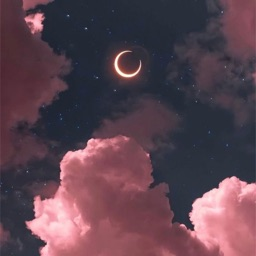
#> input picture image1.jpg, 256 x 256 px
$ python dsp.py
#> lines starting #> are read from the running program, lines starting #| are printed output that depends on the picture
import numpy as np
from PIL import Image

class Steganography:
    def steganography():
        img1 = Image.open("image1.jpg")
#> img1 is the input picture: PIL image 256x256 RGB; mean R, G, B 91.8, 67.3, 78.9
        grey_image1 = np.array(img1.convert('L'))
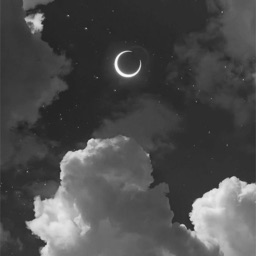
#> grey_image1: shape (256, 256); min 31, max 252, mean 76.1

        img2 = Image.open("image_2.jpg")
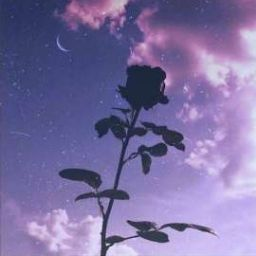
#> input picture image_2.jpg, 256 x 256 px
#> img2 is the input picture: PIL image 256x256 RGB; mean R, G, B 123.2, 111.6, 161.8
        grey_image2 = np.array(img2.convert('L'))
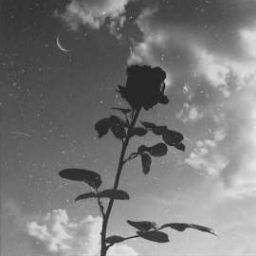
#> grey_image2: shape (256, 256); min 14, max 231, mean 120.8

        new = np.zeros(grey_image2.size)
        new.shape = (256,256)

        for i in range (256):
            for j in range (256):
                grey_image1[i][j] = grey_image1[i][j] & 240


        for i in range (256):
            for j in range (256):
                if len(np.binary_repr(grey_image2[i][j])) == 7:
                    grey_image2[i][j] = grey_image2[i][j] >> 3
                elif len(np.binary_repr(grey_image2[i][j])) == 8:
                    grey_image2[i][j] = grey_image2[i][j] >> 4
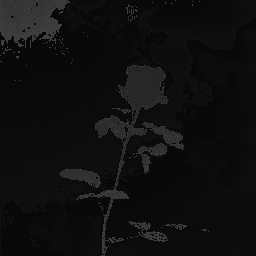
#> grey_image2: shape (256, 256); min 8, max 63, mean 15


        for i in range (256):
            for j in range (256):
                new[i][j] = grey_image1[i][j] + grey_image2[i][j]
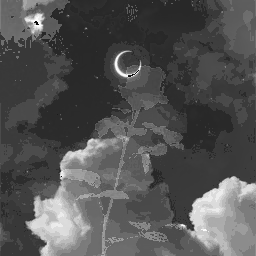
#> new: shape (256, 256) float64; min 2, max 255, mean 83.2
        new = new.astype(int)
        return new


    def reverse():
        final = Steganography.steganography()

        for i in range (256):
            for j in range (256):
                final[i][j] = final[i][j] & 15
                final[i][j] = final[i][j] << 4
        return final

from PIL import Image
'''from Steganography import Steganography'''

final = Steganography.steganography()
#> (the run stopped early here; a loop or call above may not have finished)
